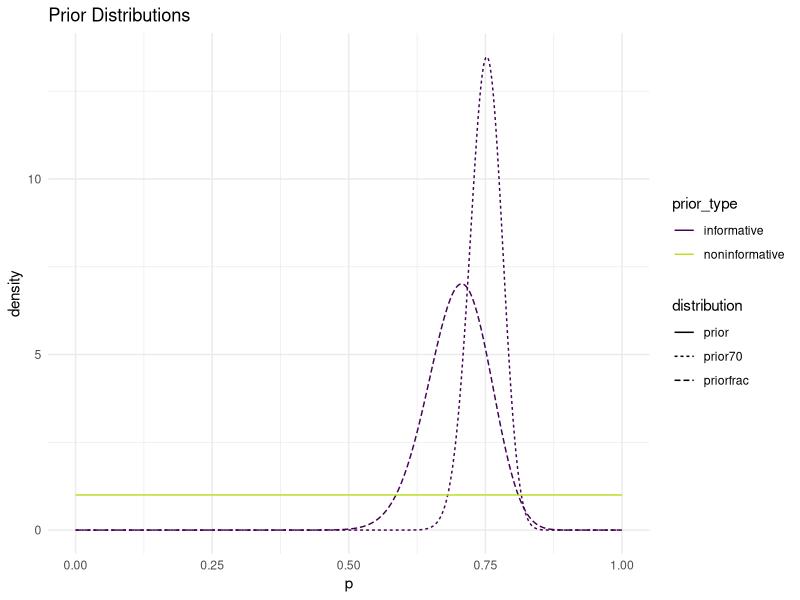
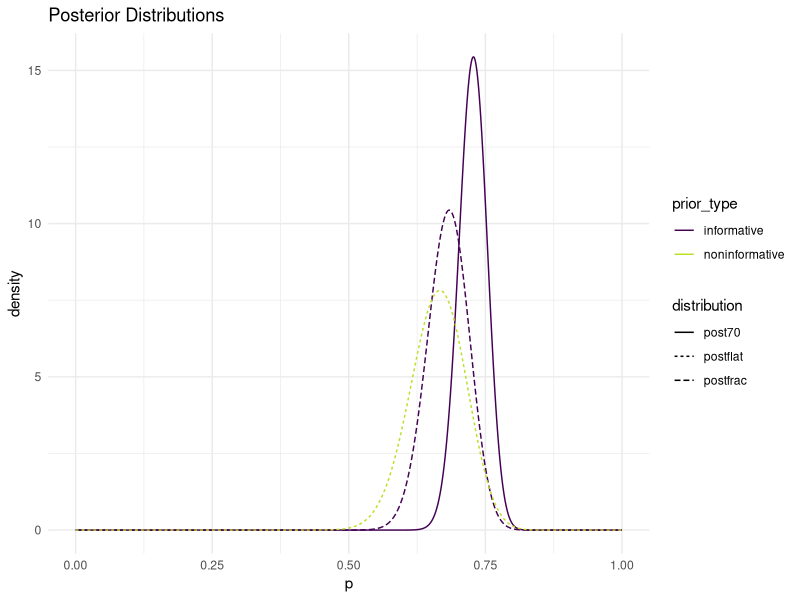

The R script that drew these images, in order:
## ---- chunk 1
#| warning: FALSE
library(tidyverse)
## ---- chunk 2
# second
target_mean <- .7

alphas <- seq(0.1, 66, length.out = 500)
betas <- .3 * alphas / .7

param_df <- tibble(alphas, betas)
param_df <- param_df |> mutate(vars = 
                    (alphas*betas)/((alphas + betas)^2 * (alphas + betas + 1)))


target_var <- .05657^2
param_df <- param_df |> mutate(dist_to_target = abs(vars - target_var))

param_df |> filter(dist_to_target == min(dist_to_target))
## ---- chunk 3
target_mean <- .75

alphas <- seq(0.1, 200, length.out = 2000)
betas <- .25 * alphas / .75

param_df <- tibble(alphas, betas)
param_df <- param_df |> mutate(vars = 
                    (alphas*betas)/((alphas + betas)^2 * (alphas + betas + 1)))

target_prob <- .05
prob_less_.7 <- pbeta(.7, alphas, betas)

tibble(alphas, betas, prob_less_.7) |>
  mutate(close_to_target = abs(prob_less_.7 - target_prob)) |>
  filter(close_to_target == min(close_to_target))
## ---- chunk 4
library(tidyverse)
ps <- seq(0, 1, length.out = 1000)

informative_alpha <- 45.3 
informative_beta <- 19.4

noninformative_alpha <- 1
noninformative_beta <- 1

informative_priorfrac <- dbeta(ps, informative_alpha,
                           informative_beta)
noninformative_prior <- dbeta(ps,
                              noninformative_alpha, noninformative_beta)

informative_alpha_2 <- 160
informative_beta_2 <- 53.3
informative_prior70 <- dbeta(ps, informative_alpha_2,
                          informative_beta_2)

noninformative_alpha_1 <- 1
noninformative_beta_1 <- 1
noninformative_1 <- dbeta(ps, noninformative_alpha_1,
                             noninformative_beta_1)

plot_df <- tibble(ps, informative_priorfrac, noninformative_prior,
                     informative_prior70) |>
  pivot_longer(2:4, names_to = "distribution", values_to = "density") |>
  separate(distribution, into = c("prior_type", "distribution"))

ggplot(data = plot_df, aes(x = ps, y = density, colour = prior_type,
                           linetype = distribution)) +
  geom_line() +
  scale_colour_viridis_d(end = 0.9) +
  theme_minimal() +
  labs(x = "p", title = "Prior Distributions")
## ---- chunk 5
library(tidyverse)
ps <- seq(0, 1, length.out = 1000)

informative_alpha_post1 <- 45.3 + 56 
informative_beta_post1 <-  84 - 56 + 19.4

noninformative_alpha <- 1
noninformative_beta <- 1

informative_postfrac <- dbeta(ps, informative_alpha_post1,
                           informative_beta_post1)
noninformative_prior <- dbeta(ps,
                              noninformative_alpha, noninformative_beta)

informative_alpha_post70 <- 160 + 56
informative_beta_post70 <- 84 - 56 + 53.3
informative_post70 <- dbeta(ps, informative_alpha_post70,
                          informative_beta_post70)

noninformative_alpha_postf <- 56 + 1
noninformative_beta_postf <-  84 - 56 + 1
noninformative_postflat <- dbeta(ps, noninformative_alpha_postf,
                             noninformative_beta_postf)

plot_df <- tibble(ps, informative_postfrac,
                     informative_post70, noninformative_postflat) |>
  pivot_longer(2:4, names_to = "distribution", values_to = "density") |>
  separate(distribution, into = c("prior_type", "distribution"))

ggplot(data = plot_df, aes(x = ps, y = density, colour = prior_type,
                           linetype = distribution)) +
  geom_line() +
  scale_colour_viridis_d(end = 0.9) +
  theme_minimal() +
  labs(x = "p", title = "Posterior Distributions")
## ---- chunk 6
# flat posterior
alpha_flat <- 56 + 1
beta_flat <- 84 - 56 + 1
post_mean_flat <- alpha_flat / (alpha_flat + beta_flat)
lower_bound_credible_flat <- qbeta(.05, 57, 29)
upper_bound_crebile_flat <- qbeta(.95, 57, 29)

flat <- tibble(post_mean_flat, lower_bound_credible_flat, upper_bound_crebile_flat)
flat

# 46 out of 66 informative
alpha_46 <- 45.3 + 56
beta_46 <- 84 - 56 + 19.4
post_mean_46 <- alpha_46 / (alpha_46 + beta_46)
lower_bound_credible <- qbeta(.05, 101.3, 88)
upper_bound_credible <- qbeta(.95, 101.3, 88)

post_46 <- tibble(post_mean_46, lower_bound_credible, upper_bound_credible)

post_46

# 75% prior
alpha_75 <- 160 + 56
beta_75 <- 84 - 56 + 53.3
post_mean_75 <- alpha_75 / (alpha_75 + beta_75)
lower_credible <- qbeta(.05, 216, 81.3)
upper_credible <- qbeta(.95, 216, 81.3)

post_75 <- tibble(post_mean_75, lower_credible, upper_credible)

post_75

